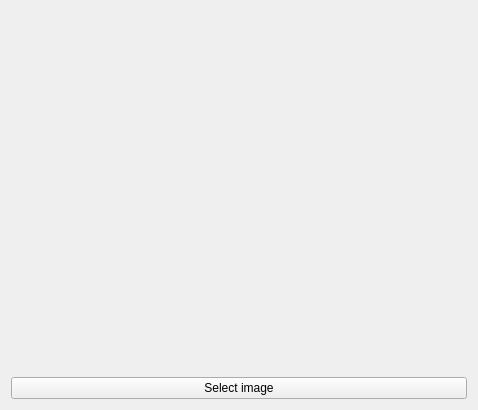
<?xml version="1.0" encoding="UTF-8"?>
<ui version="4.0">
 <class>widget_image_player</class>
 <widget class="QWidget" name="widget_image_player">
  <property name="geometry">
   <rect>
    <x>0</x>
    <y>0</y>
    <width>478</width>
    <height>410</height>
   </rect>
  </property>
  <property name="windowTitle">
   <string>Form</string>
  </property>
  <layout class="QVBoxLayout" name="verticalLayout">
   <item>
    <widget class="QLabel" name="labelImage">
     <property name="text">
      <string/>
     </property>
    </widget>
   </item>
   <item>
    <widget class="QPushButton" name="pushButtonSelectImage">
     <property name="text">
      <string>Select image</string>
     </property>
    </widget>
   </item>
  </layout>
 </widget>
 <resources/>
 <connections/>
</ui>
